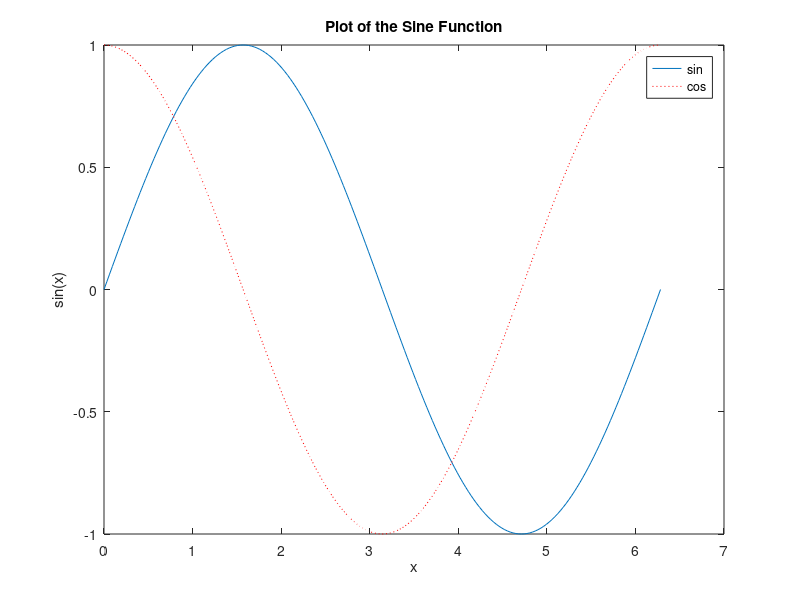
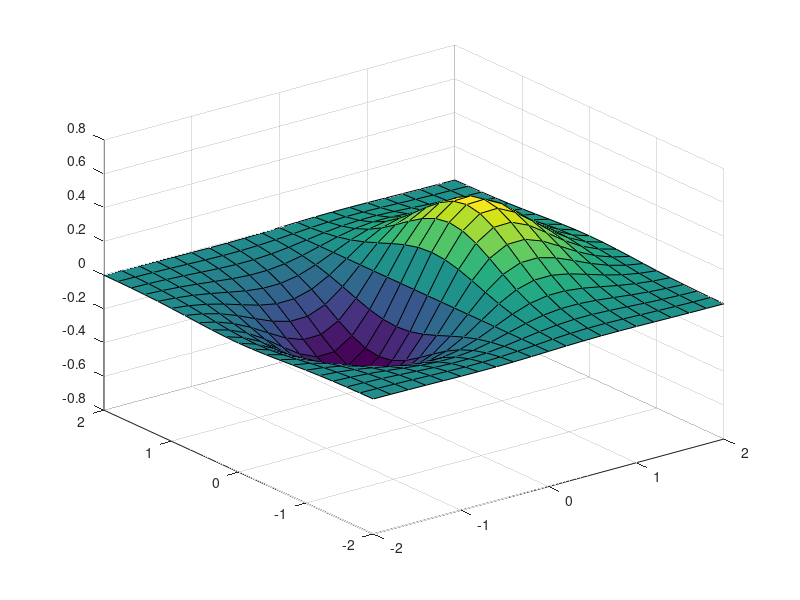
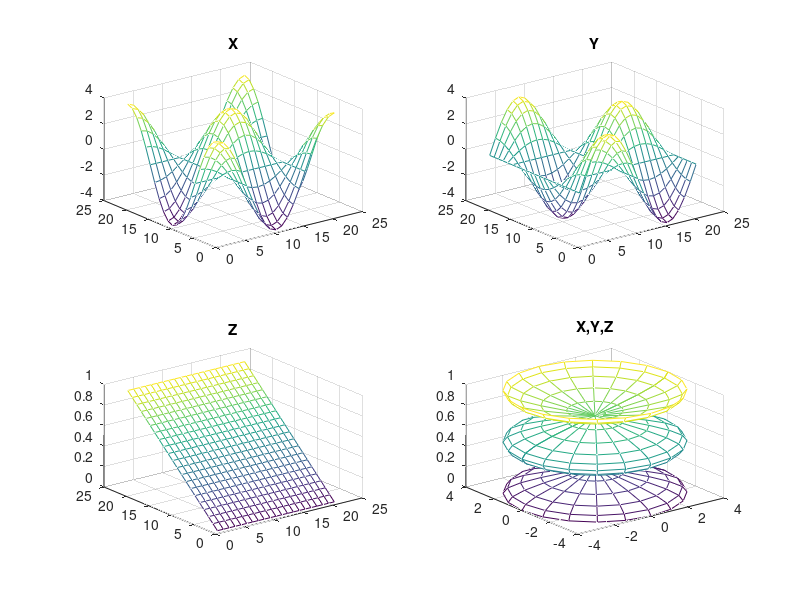

The MATLAB source for these figures, in order:
% Plotting Tutorial
% These examples are derived from the mathworks matlab introduction

x = 0:pi/100:2*pi;
y = sin(x);
plot(x,y)

xlabel('x')
ylabel('sin(x)')
title('Plot of the Sine Function')

% this command stops another plot from being created
hold on

% now lets add another line to it
y2 = cos(x);
% notice that the parameter LineSpec
% allows you to change the look. See doc plot
plot(x,y2,'r:')
% now lets add a legend in the order of how lines were plotted
legend('sin','cos')

% 3D plotting
% the figure command opens up a new window to plot on
figure;
[X,Y] = meshgrid(-2:.2:2);
Z = X .* exp(-X.^2 - Y.^2);
surf(X,Y,Z)

% subplot allows for multiple plots on one
figure;
t = 0:pi/10:2*pi;
[X,Y,Z] = cylinder(4*cos(t));
subplot(2,2,1); mesh(X); title('X');
subplot(2,2,2); mesh(Y); title('Y');
subplot(2,2,3); mesh(Z); title('Z');
subplot(2,2,4); mesh(X,Y,Z); title('X,Y,Z');
